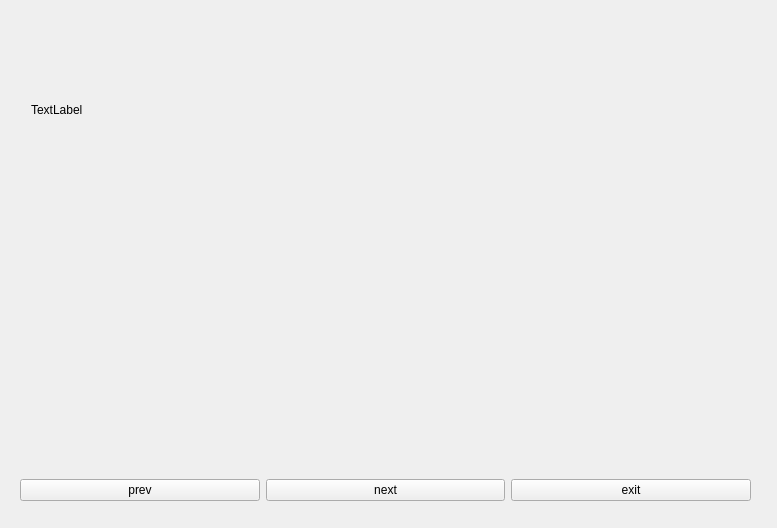
<?xml version="1.0" encoding="UTF-8"?>
<ui version="4.0">
 <class>meetingForm</class>
 <widget class="QWidget" name="meetingForm">
  <property name="geometry">
   <rect>
    <x>0</x>
    <y>0</y>
    <width>777</width>
    <height>528</height>
   </rect>
  </property>
  <property name="windowTitle">
   <string>Form</string>
  </property>
  <widget class="QWidget" name="verticalLayoutWidget">
   <property name="geometry">
    <rect>
     <x>20</x>
     <y>10</y>
     <width>731</width>
     <height>491</height>
    </rect>
   </property>
   <layout class="QVBoxLayout" name="verticalLayout">
    <item>
     <widget class="QWidget" name="widget" native="true">
      <property name="minimumSize">
       <size>
        <width>0</width>
        <height>200</height>
       </size>
      </property>
      <widget class="QLabel" name="pano">
       <property name="geometry">
        <rect>
         <x>11</x>
         <y>0</y>
         <width>711</width>
         <height>200</height>
        </rect>
       </property>
       <property name="minimumSize">
        <size>
         <width>0</width>
         <height>200</height>
        </size>
       </property>
       <property name="text">
        <string>TextLabel</string>
       </property>
      </widget>
     </widget>
    </item>
    <item>
     <widget class="Stackpage" name="stackedWidget">
      <property name="currentIndex">
       <number>-1</number>
      </property>
     </widget>
    </item>
    <item>
     <layout class="QHBoxLayout" name="horizontalLayout">
      <item>
       <widget class="QPushButton" name="prevButton">
        <property name="text">
         <string>prev</string>
        </property>
       </widget>
      </item>
      <item>
       <widget class="QPushButton" name="nextButton">
        <property name="text">
         <string>next</string>
        </property>
       </widget>
      </item>
      <item>
       <widget class="QPushButton" name="exitButton">
        <property name="text">
         <string>exit</string>
        </property>
       </widget>
      </item>
     </layout>
    </item>
   </layout>
  </widget>
 </widget>
 <customwidgets>
  <customwidget>
   <class>Stackpage</class>
   <extends>QStackedWidget</extends>
   <header>stackpage.h</header>
   <container>1</container>
  </customwidget>
 </customwidgets>
 <resources/>
 <connections/>
</ui>
